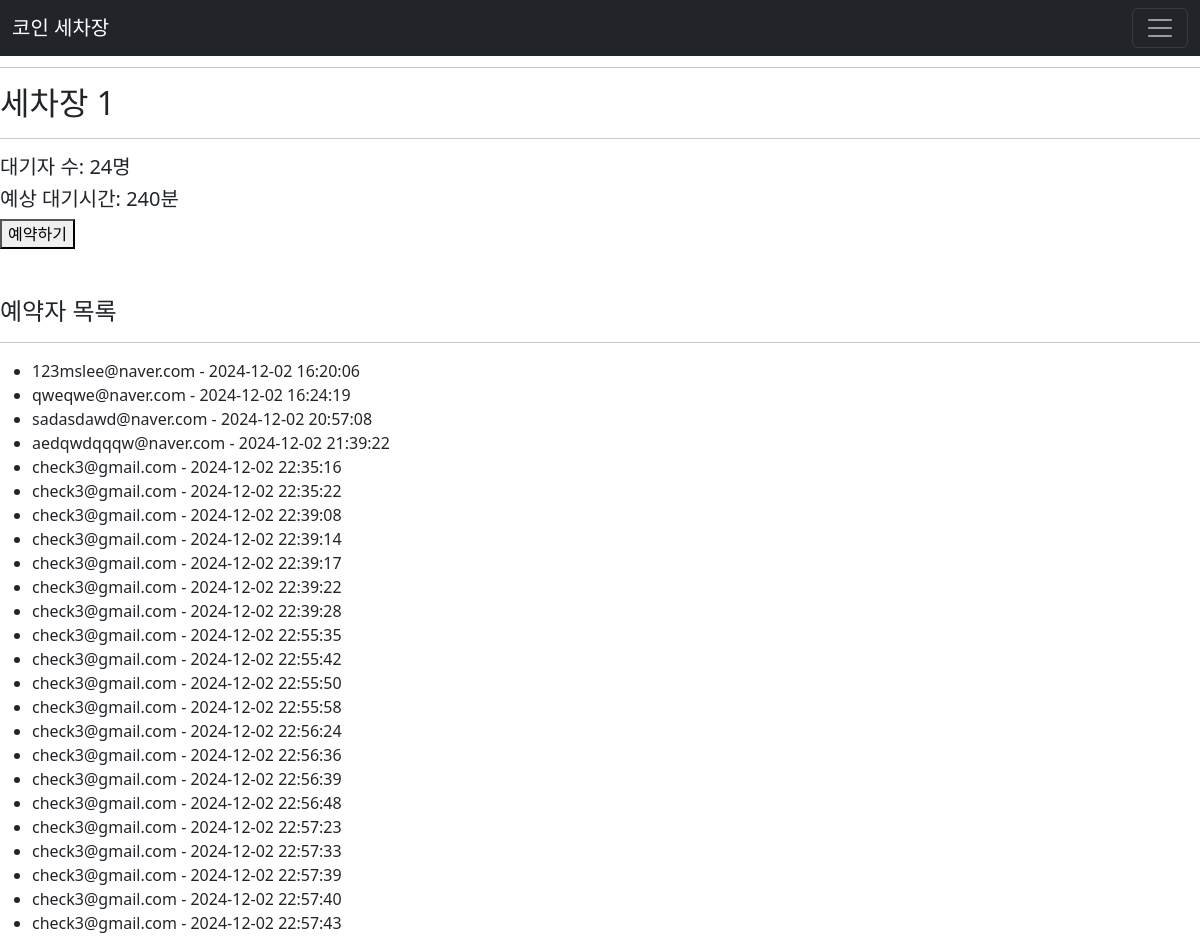
Page /car_wash_reservation/1 on the committed database.
### usage_DB.py (models this page shows)
class CarWash1(db.Model):
    __tablename__ = "carwash1"
    id = db.Column(db.Integer, primary_key=True)
    user_mail = db.Column(db.String(50), db.ForeignKey('user.mail_address'),
                          nullable=False)
    reservation_date = db.Column(db.DateTime, default=datetime.utcnow,
                                 nullable=True, unique=False)

### app.py (the view)
@app.route('/car_wash_reservation/<int:car_wash_id>', methods=['GET', 'POST'])
@app.route('/car_wash/<int:car_wash_id>', methods=['GET', 'POST'])
def car_wash_reservation(car_wash_id):
    car_wash_model = CAR_WASH_MODELS.get(car_wash_id)
    if not car_wash_model:
        return "세차장 정보가 없습니다.", 404
    if request.method == 'POST':
        if 'user_mail' in session:
            email = session['user_mail']
            session['reserved_car_wash_id'] = car_wash_id
            print(f"세차장 {car_wash_id} 예약완료")
            reservation_status = f"세차장 {car_wash_id} 예약이 완료되었습니다!"
            return redirect(url_for('reservation_complete'))
        else:
            reservation_status = "로그인이 필요합니다."
    else:
        reservation_status = None
    waiting_info = get_waiting_info(car_wash_id)
    reservations = (db.session.query(car_wash_model.user_mail,
                                     car_wash_model.reservation_date).all())
    return render_template("car_wash.html",
                           waiting_count=waiting_info["waiting_count"],
                           wait_time=waiting_info["wait_time"],
                           car_wash_id=car_wash_id,
                           reservations=reservations,
                           reservation_status=reservation_status)

### app.py (called while the page is built)
def get_waiting_info(car_wash_id):
    car_wash_model = CAR_WASH_MODELS.get(car_wash_id)
    if not car_wash_model:
        return {"waiting_count": 0, "wait_time": 0}
    waiting_count = db.session.query(car_wash_model).count()
    wait_time = waiting_count * 10  # 한 사람당 대기 시간 10분으로 계산
    return {"waiting_count": waiting_count, "wait_time": wait_time}

### templates/car_wash.html (shortened to what this page needs)
{% extends "base.html" %}
{% block content %}
  <h2>세차장 {{ car_wash_id }} </h2> <hr>
  <div>
    <h5>대기자 수: <span id="waiting_count">{{ waiting_count }}</span>명</h5>
    <h5>예상 대기시간: <span id="wait_time">{{ wait_time }}</span>분</h5>
  </div>
  <form action="{{ url_for('car_wash_reservation', car_wash_id=car_wash_id)}}"
        method="POST">
    <button type="submit" >예약하기</button>
  </form>
  <br>
  <br>
  <h4>예약자 목록</h4><hr>
  <ul>
    {% for reservation in reservations %}
    <li>{{ reservation.user_mail }} - {{ reservation.reservation_date.strftime
    ('%Y-%m-%d %H:%M:%S') }}</li>
    {% endfor %}
  </ul>
{% endblock %}

### templates/base.html (shortened to what this page needs)
<!doctype html>
<html lang="ko">
<head>
  <link href="https://cdn.jsdelivr.net/npm/bootstrap@5.3.3/dist/css/bootstrap.min.css"
        rel="stylesheet"
/>
</head>
<body>
<header>
  <h3>세차장 예약 시스템</h3>
</header>
<hr>
{% include "nav.html" %}
{% block content %}
{% endblock %}
</body>
</html>

### templates/nav.html (shortened to what this page needs)
<nav class="navbar navbar-dark bg-dark fixed-top">
  <div class="container-fluid">
    <a class="navbar-brand" href="/">코인 세차장</a>
    <button class="navbar-toggler" type="button" data-bs-toggle="offcanvas"
            data-bs-target="#offcanvasDarkNavbar"
            aria-controls="offcanvasDarkNavbar" aria-label="Toggle navigation">
      <span class="navbar-toggler-icon"></span>
    </button>
  </div>
</nav>

### rows in the picture
CarWash1: user_mail "123mslee@naver.com", reservation_date "2024-12-02 16:20:06"
CarWash1: user_mail "qweqwe@naver.com", reservation_date "2024-12-02 16:24:19"
CarWash1: user_mail "sadasdawd@naver.com", reservation_date "2024-12-02 20:57:08"
CarWash1: user_mail "aedqwdqqqw@naver.com", reservation_date "2024-12-02 21:39:22"
CarWash1: user_mail "check3@gmail.com", reservation_date "2024-12-02 22:35:16"
CarWash1: user_mail "check3@gmail.com", reservation_date "2024-12-02 22:35:22"
CarWash1: user_mail "check3@gmail.com", reservation_date "2024-12-02 22:39:08"
CarWash1: user_mail "check3@gmail.com", reservation_date "2024-12-02 22:39:14"
CarWash1: user_mail "check3@gmail.com", reservation_date "2024-12-02 22:39:17"
CarWash1: user_mail "check3@gmail.com", reservation_date "2024-12-02 22:39:22"
CarWash1: user_mail "check3@gmail.com", reservation_date "2024-12-02 22:39:28"
CarWash1: user_mail "check3@gmail.com", reservation_date "2024-12-02 22:55:35"
CarWash1: user_mail "check3@gmail.com", reservation_date "2024-12-02 22:55:42"
CarWash1: user_mail "check3@gmail.com", reservation_date "2024-12-02 22:55:50"
CarWash1: user_mail "check3@gmail.com", reservation_date "2024-12-02 22:55:58"
CarWash1: user_mail "check3@gmail.com", reservation_date "2024-12-02 22:56:24"
CarWash1: user_mail "check3@gmail.com", reservation_date "2024-12-02 22:56:36"
CarWash1: user_mail "check3@gmail.com", reservation_date "2024-12-02 22:56:39"
CarWash1: user_mail "check3@gmail.com", reservation_date "2024-12-02 22:56:48"
CarWash1: user_mail "check3@gmail.com", reservation_date "2024-12-02 22:57:23"
CarWash1: user_mail "check3@gmail.com", reservation_date "2024-12-02 22:57:33"
CarWash1: user_mail "check3@gmail.com", reservation_date "2024-12-02 22:57:39"
CarWash1: user_mail "check3@gmail.com", reservation_date "2024-12-02 22:57:40"
CarWash1: user_mail "check3@gmail.com", reservation_date "2024-12-02 22:57:43"

### other values in the picture
{{ car_wash_id }} "1"
{{ waiting_count }} "24"
{{ wait_time }} "240"
